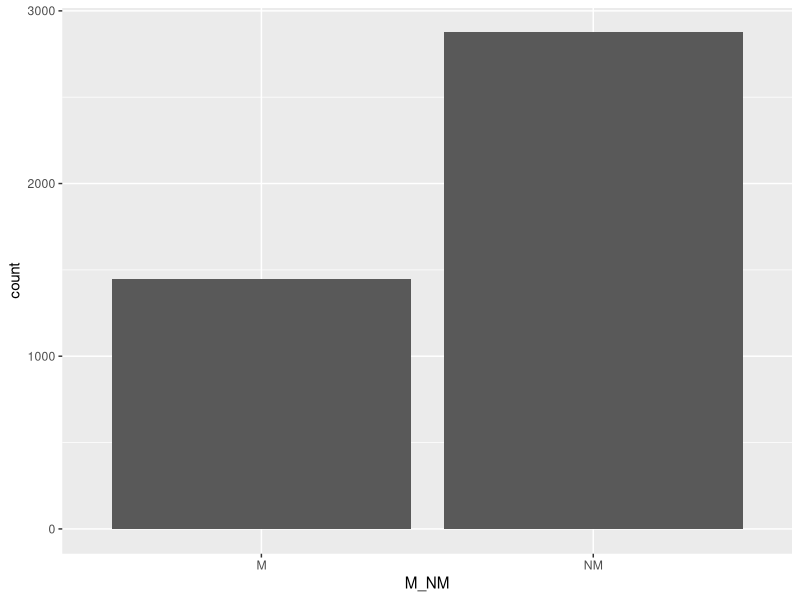
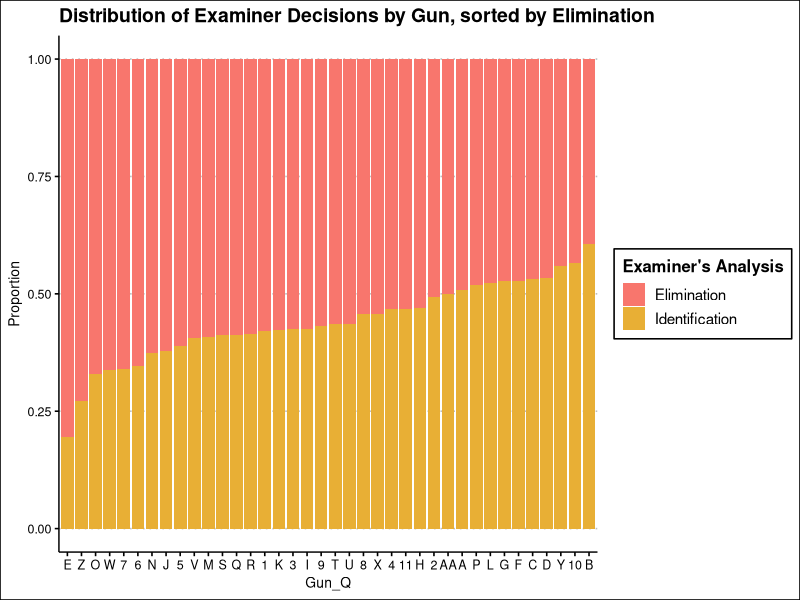
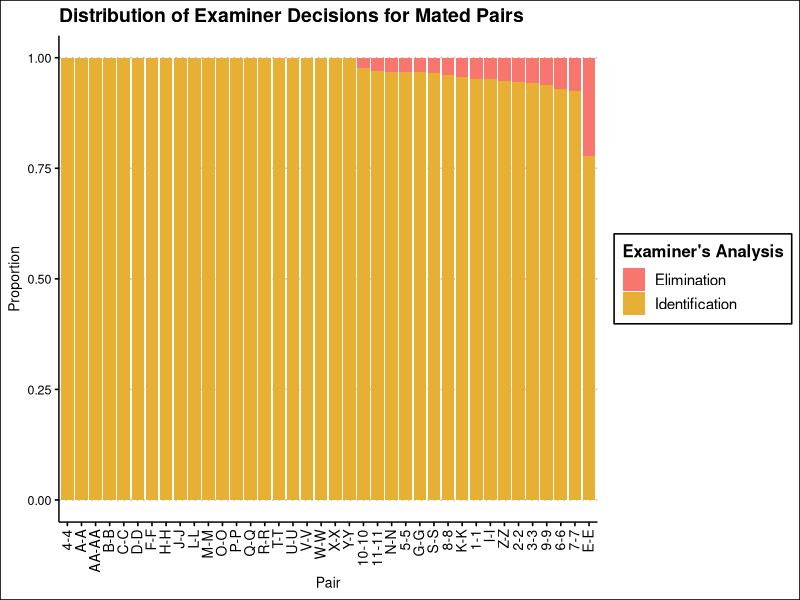
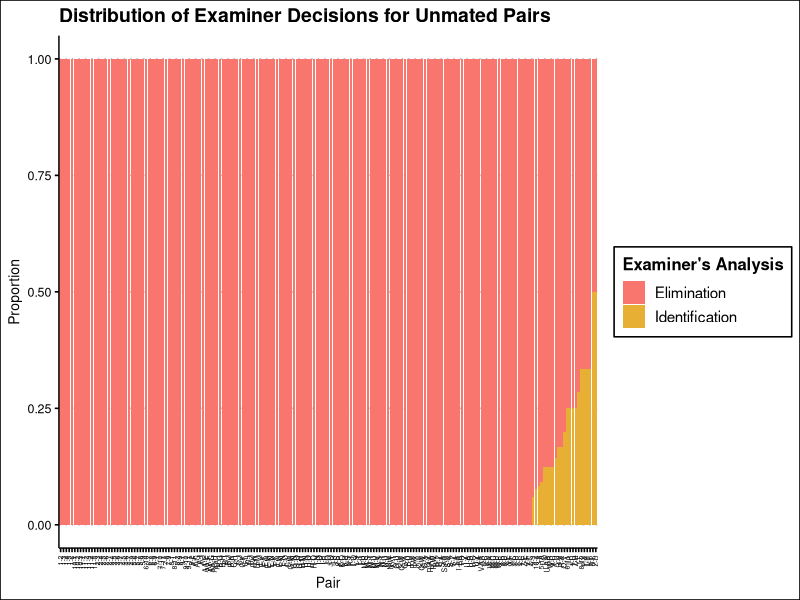
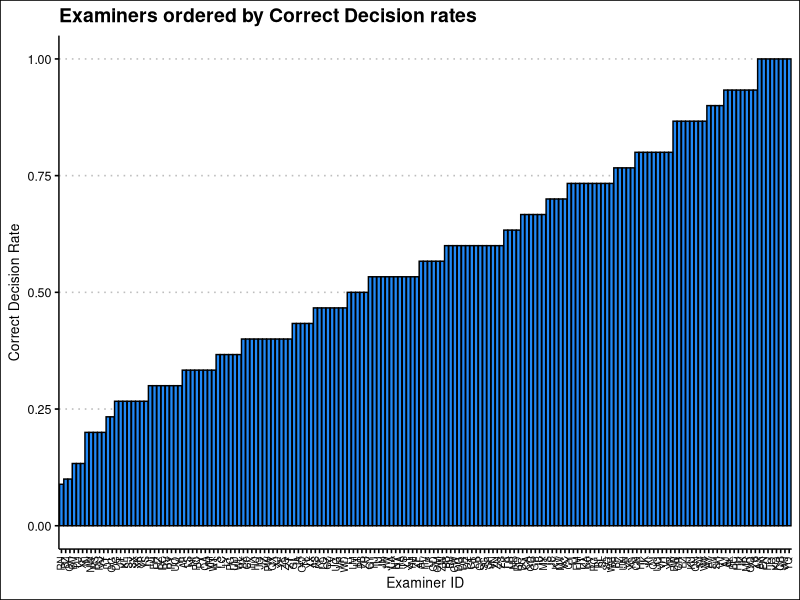

Reproduce these figures in R, in order.
## ---- chunk 1
library(tidyverse)
library(readxl)
library(vcd)
library(ggthemes)
library(forcats)
## ---- chunk 2
# Loading in the data
clean_data <- read_csv('clean_data.csv')

# brief column cleaning
clean_data$examiner_analysis <- clean_data$`Examiner's Analysis`
clean_data$examiner_analysis <- fct_relevel(clean_data$examiner_analysis, c('Elimination', 'Inc-C', 'Inc-B', 'Inc-A', 'Identification'))
## ---- chunk 3
# Per-pair counts of decisions
pair_summary <- clean_data %>%
  count(Pair, `Examiner's Analysis`) %>%
  pivot_wider(
    names_from = `Examiner's Analysis`,
    values_from = n,
    values_fill = 0
  )
## ---- chunk 4
# Counts of pair observations and individual gun observations
pair_counts <- clean_data %>% group_by(Pair) %>% summarize(n = n())

gun_counts <- clean_data %>% group_by(Gun_Q) %>% summarize(n = n())
## ---- chunk 5
# Per-examiner counts of decisions made
exam_summary <- clean_data %>%
  count(ExamID, `Examiner's Analysis`) %>%
  pivot_wider(
    names_from = `Examiner's Analysis`,
    values_from = n,
    values_fill = 0
  )
## ---- chunk 6
# mated vs nonmated counts
ggplot(clean_data, aes(x = M_NM)) + 
  geom_bar()

# Sort proportions based on elimination rates
elim_sorted <- clean_data %>% 
  group_by(Gun_Q) %>% 
  summarize(prop_elim = mean(`Examiner's Analysis` == "Elimination", na.rm = TRUE)) %>% 
  arrange(desc(prop_elim)) %>% 
  pull(Gun_Q)

# Visualize proportions of decisions made based on gun
clean_data %>%
  filter(examiner_analysis %in% c("Elimination", "Inc-C", "Inc-B", "Inc-A", "Identification")) %>% 
  mutate(Gun_Q = factor(Gun_Q, levels = elim_sorted)) %>%
  ggplot(aes(x = Gun_Q, fill = examiner_analysis)) +
  geom_bar(position = "fill") +
  labs(
    x = "Gun_Q",
    y = "Proportion",
    fill = "Examiner's Analysis",
    title = "Distribution of Examiner Decisions by Gun, sorted by Elimination"
  ) + 
  theme_clean() + 
    scale_fill_manual(values=c("#F8766D", "#E8AF35", "#EBE41E", "#00BA38", "#2089F7"))


# Graph pairs rather than guns. Separating into M and NM to cut the amount of pairs


# Sorting mated pairs
mated_sorted <- clean_data %>% 
  group_by(Pair) %>% 
  summarize(prop_id = mean(examiner_analysis == 'Identification', na.rm = TRUE)) %>% 
  arrange(desc(prop_id)) %>% 
  pull(Pair)

# graphing Mated pairs
clean_data %>%
  filter(M_NM == "M") %>% 
  filter(examiner_analysis %in% c("Elimination", "Identification", "Inc-C", "Inc-B", "Inc-A")) %>% 
  mutate(Pair = factor(Pair, levels = mated_sorted)) %>% 
  ggplot(aes(x = Pair, fill = examiner_analysis)) +
  geom_bar(position = "fill") +
  labs(
    x = "Pair",
    y = "Proportion",
    fill = "Examiner's Analysis",
    title = "Distribution of Examiner Decisions for Mated Pairs"
  ) + 
  theme_clean() + 
  theme(axis.text.x = element_text(angle = 90, hjust = 1, vjust = 0.4, size = 10)) + 
  scale_fill_manual(values=c("#F8766D", "#E8AF35", "#EBE41E", "#00BA38", "#2089F7"))


# Sorting unmated pairs
unmated_sorted <- clean_data %>% 
  group_by(Pair) %>% 
  summarize(prop_el = mean(examiner_analysis == 'Elimination', na.rm = TRUE)) %>% 
  arrange(desc(prop_el)) %>% 
  pull(Pair)



# graphing non mated pairs
clean_data %>%
  filter(M_NM == "NM") %>% 
  filter(examiner_analysis %in% c("Elimination", "Identification", "Inc-C", "Inc-B", "Inc-A")) %>% 
  mutate(Pair = factor(Pair, levels = unmated_sorted)) %>% 
  ggplot(aes(x = Pair, fill = examiner_analysis)) +
  geom_bar(position = "fill") +
  labs(
    x = "Pair",
    y = "Proportion",
    fill = "Examiner's Analysis",
    title = "Distribution of Examiner Decisions for Unmated Pairs"
  ) + 
  theme_clean() + 
  theme(axis.text.x = element_text(angle = 90, hjust = 1, vjust = 0.4, size = 5))+ 
  scale_fill_manual(values=c("#F8766D", "#E8AF35", "#EBE41E", "#00BA38", "#2089F7"))




# Adding a 'correct' column for when examiners make the correct decision
clean_data <- clean_data %>%
  mutate(correct = case_when(
    M_NM == "NM" & examiner_analysis == "Elimination" ~ 1,
    M_NM == "M" & examiner_analysis == "Identification" ~ 1,
    TRUE ~ 0
  ))

# Graphing examiner correct decisions made
clean_data %>%
  group_by(ExamID) %>%
  summarize(correct_rate = mean(correct, na.rm = TRUE)) %>%
  ggplot(aes(x = reorder(factor(ExamID), correct_rate), y = correct_rate)) +
  geom_bar(stat = "identity", fill = "#2089F7", color = 'black') +
  labs(x = "Examiner ID", y = "Correct Decision Rate", title = "Examiners ordered by Correct Decision rates") +
  theme_clean() +
  theme(axis.text.x = element_text(angle = 90, hjust = 1, vjust = 0.4, size = 7))
